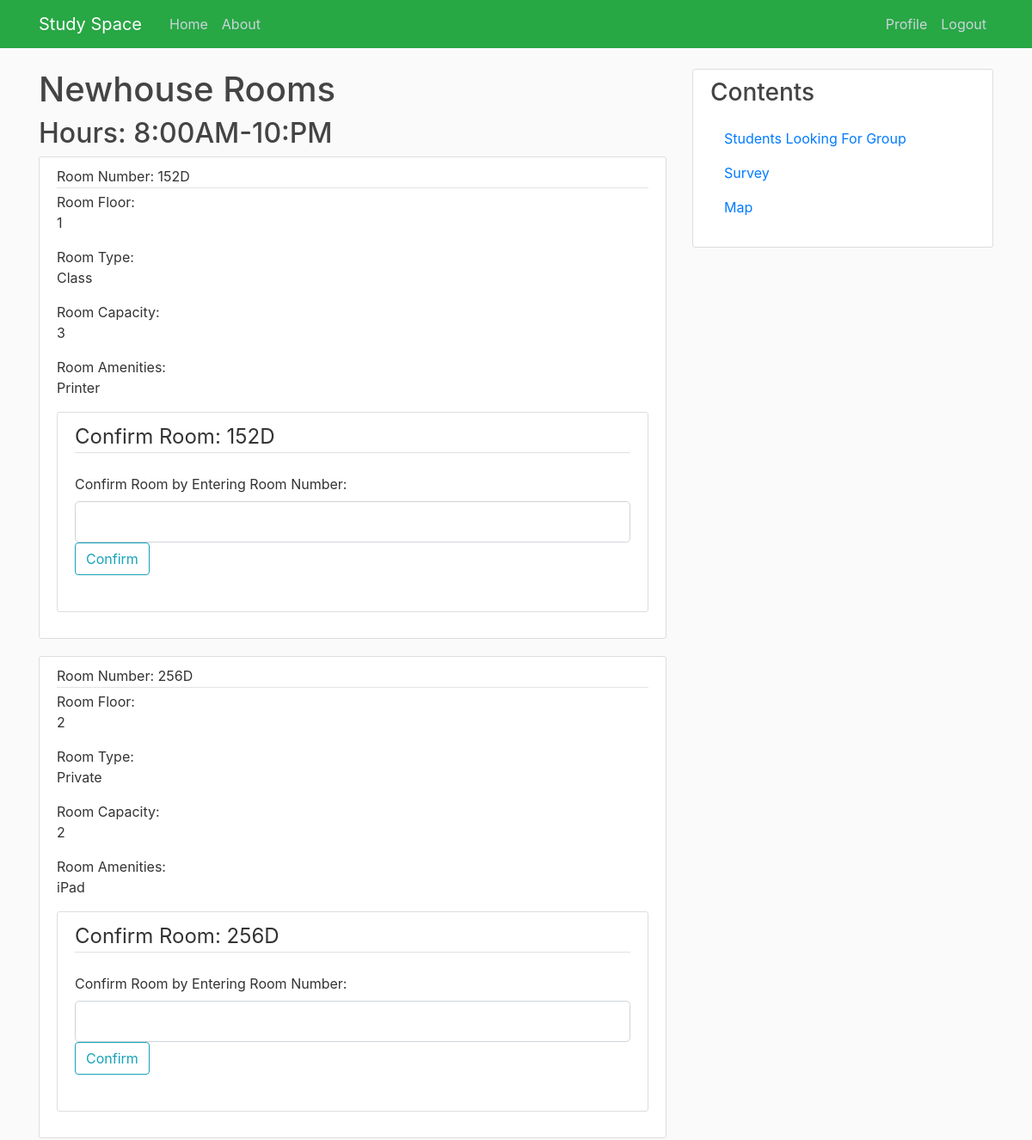
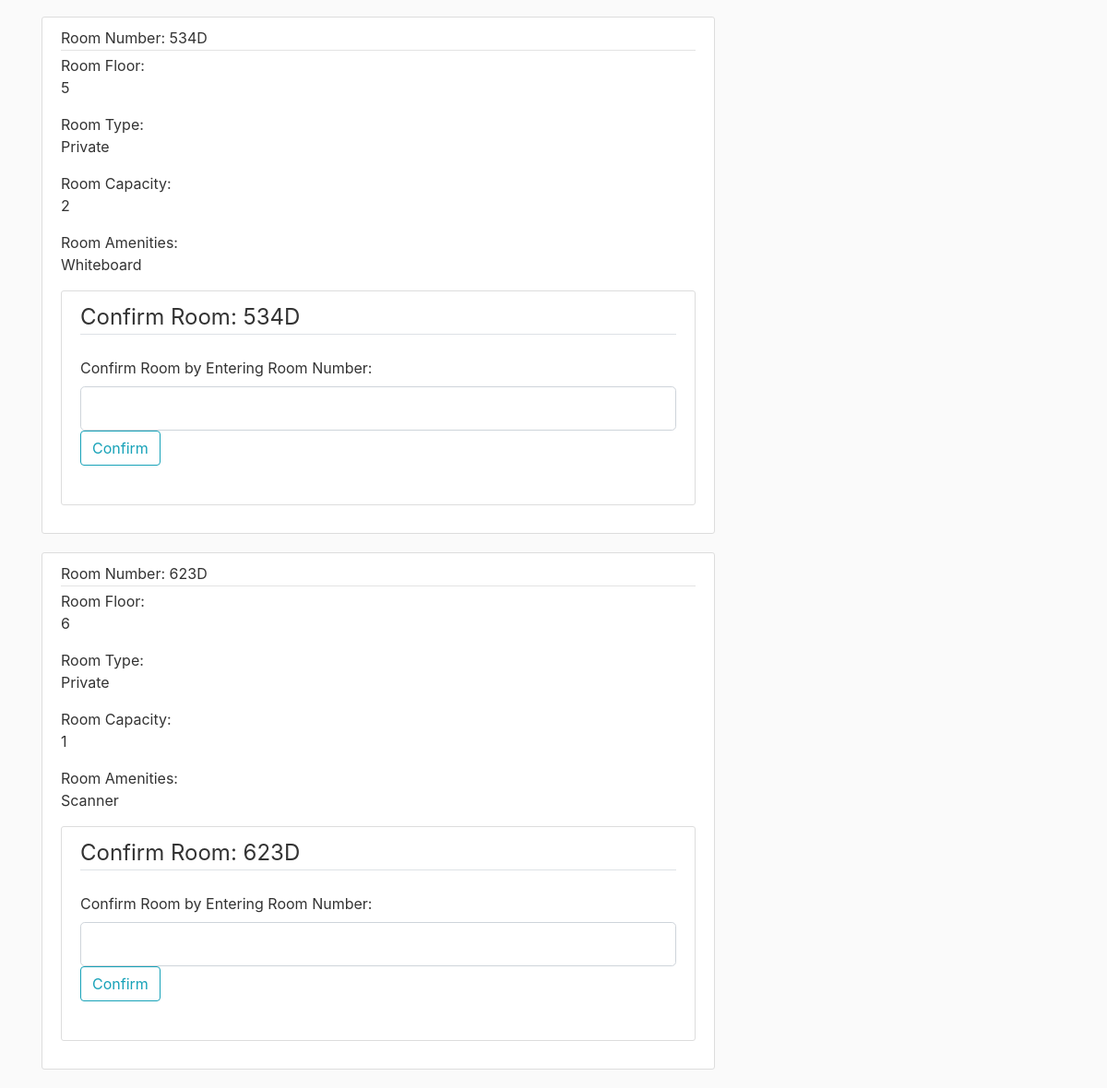
Page /newhouse (signed in) on the committed database (2 pictures, top to bottom).
### studyspace/database.py (models this page shows, shortened)
class Room(db.Model):
    id = db.Column(db.Integer, primary_key=True)
    building_id = db.Column(db.Integer, db.ForeignKey('building.id'), nullable=False)
    amenities_id = db.Column(db.Integer, db.ForeignKey('amenities.id'), nullable=False)
    name = db.Column(db.String(10), unique=True, nullable=False)
    floor = db.Column(db.String(10), nullable=False)
    roomType = db.Column(db.String(20), nullable=False)
    capacity = db.Column(db.Integer, nullable=False)
    reservation = db.relationship('Reservation', backref='reservationRoom', lazy=True)

class Amenities(db.Model):
    id = db.Column(db.Integer, primary_key=True)
    name = db.Column(db.String(30), nullable=False)
    amenityType = db.Column(db.String(40), nullable=False)
    room = db.relationship('Room', backref='roomAmenities', lazy=True)

### studyspace/routes.py (the view)
@app.route("/newhouse", methods=['GET', 'POST'])
@login_required
def newhouse():
    form = BuildingForm()
    rooms = Room.query.filter_by(building_id='4').all()
    amens = Amenities.query.all()
    if form.validate_on_submit():
        reservation = Reservation(room_id=form.confirm.data, group_id=0, building_id=4, user_id=current_user.id, totalHours=2)
        db.session.add(reservation)
        db.session.commit()
        return redirect(url_for('confirmation'))
    return render_template('newhouse.html', title='Newhouse', form=form, rooms=rooms, amens=amens)

### studyspace/forms.py (shortened to what this page needs)
class BuildingForm(FlaskForm):
    name = StringField('Room Name: ')
    amenities = StringField('Amenities: ')
    floor = StringField('Floor: ')
    roomType = StringField('Room Type: ')
    capacity = StringField('Room Capacity: ')
    confirm = StringField('Confirm Room by Entering Room Number: ',
                            validators=[DataRequired()])
    confirmButton = SubmitField('Confirm')

### studyspace/database.py (called while the page is built)
@login_manager.user_loader
def load_user(user_id):
    return User.query.get(int(user_id))

### studyspace/templates/newhouse.html (shortened to what this page needs)
{% extends "layout.html" %}
{% block content %}
<h1>Newhouse Rooms</h1>
<h2>Hours: 8:00AM-10:PM</h2>
{% for room in rooms %}
<article class="media content-section">
    <div class="media-body">
      <div class="article-metadata">
        Room Number: <a class="mr-2">{{ room.name }}</a>
      </div>
      Room Floor: <p class="article-content">{{ room.floor }}</p>
      Room Type: <p class="article-content">{{ room.roomType }}</p>
      Room Capacity: <p class="article-content">{{ room.capacity }}</p>
      Room Amenities: <p class="article-content">{{ room.roomAmenities.name}}</p>
      <div class="content-section">
        <form method="POST" action="">
          <fieldset class="form-group">
              <legend class="border-bottom mb-4">Confirm Room: <a class="mr-2">{{ room.name }}</a></legend>
              <div class="form-group">
                  {{ form.confirm.label(class="form-control-label") }}
                  {% if form.confirm.errors %}
                      {{ form.confirm(class="form-control form-control-lg is-invalid") }}
                      <div class="invalid-feedback">
                          {% for error in form.confirm.errors %}
                              <span>{{ error }}</span>
                          {% endfor %}
                      </div>
                  {% else %}
                      {{ form.confirm(class="form-control form-control-lg") }}
                      <div class="form-group">
                        {{ form.confirmButton(class="btn btn-outline-info") }}
                      </div>
                  {% endif %}
              </div>
          </fieldset>
        </form>
      </div>
  </article>
{% endfor %}
{% endblock content %}

### studyspace/static/main.css (style rules this page uses)
body { background: #fafafa; color: #333333; margin-top: 5rem; }
h1, h2, h3, h4, h5, h6 { color: #444444; }
.content-section { background: #ffffff; padding: 10px 20px; border: 1px solid #dddddd; border-radius: 3px; margin-bottom: 20px; }
.article-content { white-space: pre-line; }
.article-metadata { padding-bottom: 1px; margin-bottom: 4px; border-bottom: 1px solid #e3e3e3 }

### rows in the picture
Room: name "152D", floor "1", roomType "Class", capacity "3", roomAmenities.name "Printer", confirm.label "Confirm Room by Entering Room Number:"
Room: name "256D", floor "2", roomType "Private", capacity "2", roomAmenities.name "iPad", confirm.label "Confirm Room by Entering Room Number:"
Room: name "534D", floor "5", roomType "Private", capacity "2", roomAmenities.name "Whiteboard", confirm.label "Confirm Room by Entering Room Number:"
Room: name "623D", floor "6", roomType "Private", capacity "1", roomAmenities.name "Scanner", confirm.label "Confirm Room by Entering Room Number:"
